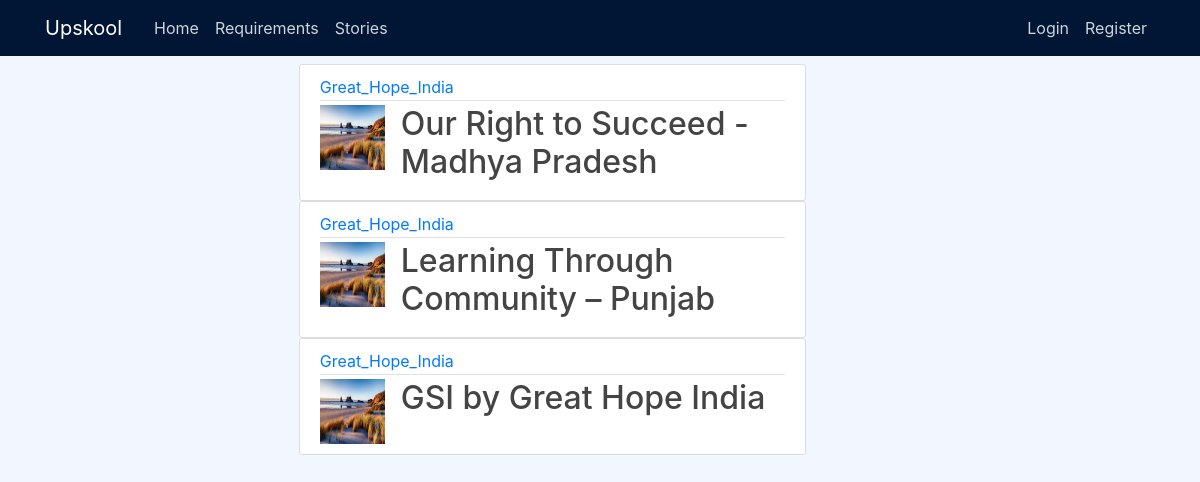
The app's page /stories/user/Great_Hope_India with its own data.
### stories/models.py (models this page shows, shortened)
class Stories(models.Model):
    story_title = models.CharField(max_length=100)
    story_content = models.TextField()
    story_date_posted = models.DateTimeField(default=timezone.now)
    story_author = models.ForeignKey(User, on_delete=models.CASCADE)
    story_image = models.ImageField(default='default1.jpg', upload_to='success_stories')

### stories/views.py (the view)
# urls.py: path('user/<str:username>', UserStoryListView.as_view(), name='user_story'),
class UserStoryListView(ListView):
    model = Stories
    template_name = 'stories/user_stories.html'  # <app>/<model>_<viewtype>.html
    context_object_name = 'stories'
    paginate_by = 5
    def get_queryset(self):
        user = get_object_or_404(User, username = self.kwargs.get('username'))
        return Stories.objects.filter(story_author=user).order_by('-story_date_posted')

### stories/templates/stories/user_stories.html (shortened to what this page needs)
{% extends "users/base.html" %}
{% block content %}
    <h1 class="mb-3">Stories by {{ view.kwargs.username }} ({{ page_obj.paginator.count }})</h1>
{% for story in stories %}
    <article class="media content-section">
    <div class="media-body">
        <div class="article-metadata">
        <a class="mr-2" href="{% url 'user_story' story.story_author.username %}">{{ story.story_author }}</a>
        </div>
        <div>
            <img class="article-img" src="{{ story.story_image.url }}">
        </div>
        <h2><a class="article-title" href="{% url 'story-detail' story.id %}">{{ story.story_title }}</a></h2>
    </div>
    </article>
{% endfor %}
{% endblock content %}

### users/static/users/main.css (style rules this page uses)
body { background: #f2f7ff; color: #333333; margin-top: 5rem; }
h1, h2, h3, h4, h5, h6 { color: #444444; }
.content-section { margin: auto; width: 50%; background: #ffffff; padding: 10px 20px; border: 1px solid #dddddd; border-radius: 3px; }
.article-title { color: #444444; }
.article-img { height: 65px; width: 65px; margin-right: 16px; float: left; }
.article-metadata { padding-bottom: 1px; margin-bottom: 4px; border-bottom: 1px solid #e3e3e3 }

### users/static/users/style.css (style rules this page uses)
body { margin: 0; }

### records on screen
Stories: story_author "Great_Hope_India", story_image (placeholder picture), story_title "Our Right to Succeed - Madhya Pradesh"
Stories: story_author "Great_Hope_India", story_image (placeholder picture), story_title "Learning Through Community – Punjab"
Stories: story_author "Great_Hope_India", story_image (placeholder picture), story_title "GSI by Great Hope India"
